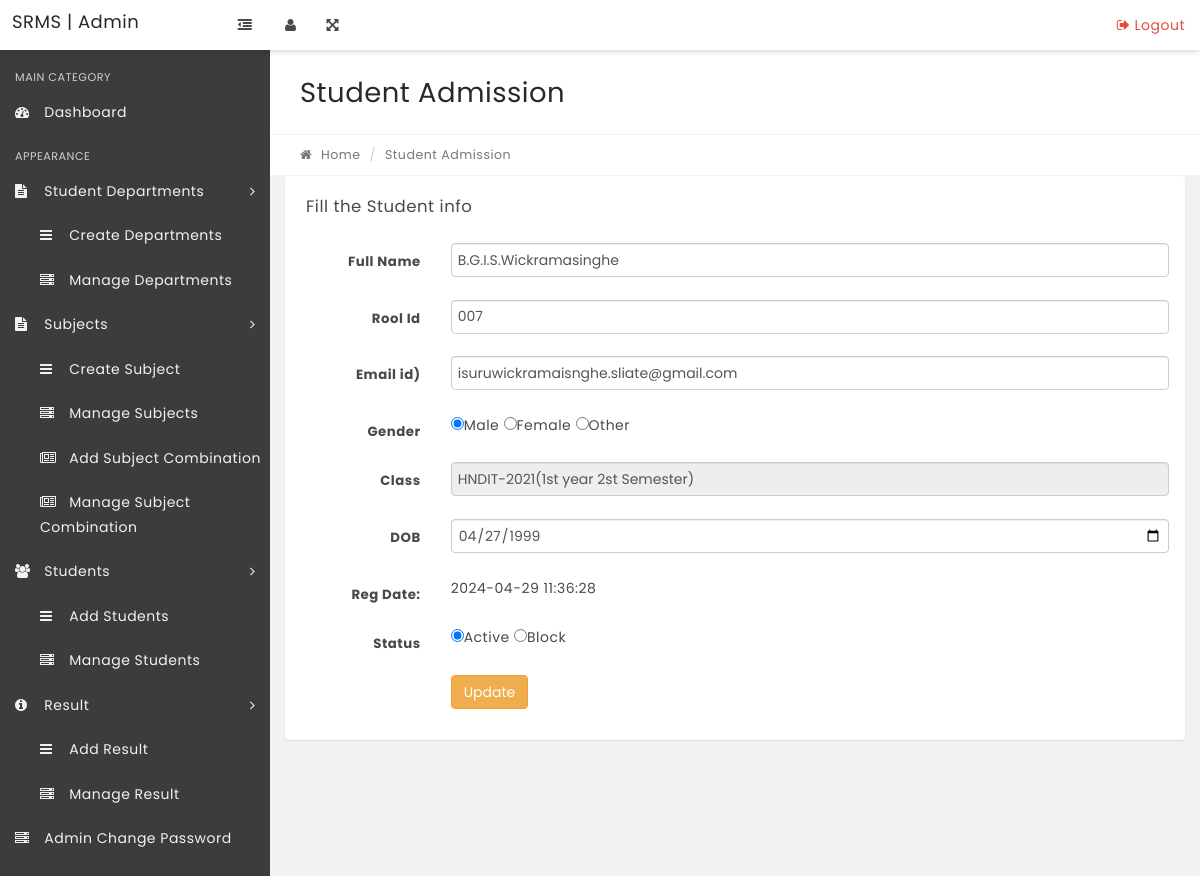
Page /edit-student.php?stid=1 on the committed database.
### tables this page shows
CREATE TABLE IF NOT EXISTS `tblstudents` (
  `StudentId` int(11) NOT NULL AUTO_INCREMENT,
  `StudentName` varchar(100) NOT NULL,
  `RollId` varchar(100) NOT NULL,
  `StudentEmail` varchar(100) NOT NULL,
  `Gender` varchar(10) NOT NULL,
  `DOB` varchar(100) NOT NULL,
  `ClassId` int(11) NOT NULL,
  `RegDate` timestamp NOT NULL DEFAULT current_timestamp(),
  `UpdationDate` timestamp NULL DEFAULT NULL ON UPDATE current_timestamp(),
  `Status` int(1) NOT NULL,
  PRIMARY KEY (`StudentId`)
);

CREATE TABLE IF NOT EXISTS `tblclasses` (
  `id` int(11) NOT NULL AUTO_INCREMENT,
  `ClassName` varchar(80) DEFAULT NULL,
  `ClassNameNumeric` int(20) NOT NULL,
  `Section` varchar(50) NOT NULL,
  `CreationDate` timestamp NOT NULL DEFAULT current_timestamp(),
  `UpdationDate` timestamp NULL DEFAULT NULL ON UPDATE current_timestamp(),
  PRIMARY KEY (`id`)
);

### edit-student.php (the view, shortened to what this page needs)
<?php
include('includes/config.php');
if(strlen($_SESSION['alogin'])=="")
    {
    header("Location: index.php");
    }
    else{
$stid=intval($_GET['stid']);
?>
<!DOCTYPE html>
<html lang="en">
    <head>
        <link rel="stylesheet" href="css/bootstrap.min.css" media="screen" >
        <link rel="stylesheet" href="css/font-awesome.min.css" media="screen" >
        <link rel="stylesheet" href="css/animate-css/animate.min.css" media="screen" >
        <link rel="stylesheet" href="css/lobipanel/lobipanel.min.css" media="screen" >
        <link rel="stylesheet" href="css/prism/prism.css" media="screen" >
        <link rel="stylesheet" href="css/select2/select2.min.css" >
        <link rel="stylesheet" href="css/main.css" media="screen" >
    </head>
    <body class="top-navbar-fixed">
        <div class="main-wrapper">
  <?php include('includes/topbar.php');?>
            <div class="content-wrapper">
                <div class="content-container">
                   <?php include('includes/leftbar.php');?>
                    <div class="main-page">
                     <div class="container-fluid">
                            <div class="row page-title-div">
                                <div class="col-md-6">
                                    <h2 class="title">Student Admission</h2>
                                </div>
                            </div>
                            <div class="row breadcrumb-div">
                                <div class="col-md-6">
                                    <ul class="breadcrumb">
                                        <li><a href="dashboard.php"><i class="fa fa-home"></i> Home</a></li>
                                        <li class="active">Student Admission</li>
                                    </ul>
                                </div>
                            </div>
                        </div>
                        <div class="container-fluid">
                        <div class="row">
                                    <div class="col-md-12">
                                        <div class="panel">
                                            <div class="panel-heading">
                                                <div class="panel-title">
                                                    <h5>Fill the Student info</h5>
                                                </div>
                                            </div>
                                            <div class="panel-body">
                                                <form class="form-horizontal" method="post">
<?php
$sql = "SELECT tblstudents.StudentName,tblstudents.RollId,tblstudents.RegDate,tblstudents.StudentId,tblstudents.Status,tblstudents.StudentEmail,tblstudents.Gender,tblstudents.DOB,tblclasses.ClassName,tblclasses.Section from tblstudents join tblclasses on tblclasses.id=tblstudents.ClassId where tblstudents.StudentId=:stid";
$query = $dbh->prepare($sql);
$query->bindParam(':stid',$stid,PDO::PARAM_STR);
$query->execute();
$results=$query->fetchAll(PDO::FETCH_OBJ);
if($query->rowCount() > 0)
{
foreach($results as $result)
{  ?>
<div class="form-group">
<label for="default" class="col-sm-2 control-label">Full Name</label>
<div class="col-sm-10">
<input type="text" name="fullanme" class="form-control" id="fullanme" value="<?php echo htmlentities($result->StudentName)?>" required="required" autocomplete="off">
</div>
</div>
<div class="form-group">
<label for="default" class="col-sm-2 control-label">Rool Id</label>
<div class="col-sm-10">
<input type="text" name="rollid" class="form-control" id="rollid" value="<?php echo htmlentities($result->RollId)?>" maxlength="5" required="required" autocomplete="off">
</div>
</div>
<div class="form-group">
<label for="default" class="col-sm-2 control-label">Email id)</label>
<div class="col-sm-10">
<input type="email" name="emailid" class="form-control" id="email" value="<?php echo htmlentities($result->StudentEmail)?>" required="required" autocomplete="off">
</div>
</div>
<div class="form-group">
<label for="default" class="col-sm-2 control-label">Gender</label>
<div class="col-sm-10">
<?php  $gndr=$result->Gender;
if($gndr=="Male")
{
?>
<input type="radio" name="gender" value="Male" required="required" checked>Male <input type="radio" name="gender" value="Female" required="required">Female <input type="radio" name="gender" value="Other" required="required">Other
<?php }?>
</div>
</div>
                                                    <div class="form-group">
                                                        <label for="default" class="col-sm-2 control-label">Class</label>
                                                        <div class="col-sm-10">
<input type="text" name="classname" class="form-control" id="classname" value="<?php echo htmlentities($result->ClassName)?>(<?php echo htmlentities($result->Section)?>)" readonly>
                                                        </div>
                                                    </div>
<div class="form-group">
                                                        <label for="date" class="col-sm-2 control-label">DOB</label>
                                                        <div class="col-sm-10">
                <input type="date"  name="dob" class="form-control" value="<?php echo htmlentities($result->DOB)?>" id="date">
                                                        </div>
                                                    </div>
<div class="form-group">
<label for="default" class="col-sm-2 control-label">Reg Date: </label>
<div class="col-sm-10">
<?php echo htmlentities($result->RegDate)?>
</div>
</div>
<div class="form-group">
<label for="default" class="col-sm-2 control-label">Status</label>
<div class="col-sm-10">
<?php  $stats=$result->Status;
if($stats=="1")
{
?>
<input type="radio" name="status" value="1" required="required" checked>Active <input type="radio" name="status" value="0" required="required">Block
<?php }?>
</div>
</div>
<?php }} ?>
                                                    <div class="form-group">
                                                        <div class="col-sm-offset-2 col-sm-10">
                                                            <button type="submit" name="submit" class="btn btn-warning">Update</button>
                                                        </div>
                                                    </div>
                                                </form>
                                            </div>
                                        </div>
                                    </div>
                                </div>
                    </div>
                </div>
            </div>
        </div>
    </body>
</html>
<?PHP } ?>

### rows in the picture
tblstudents: fullanme "B.G.I.S.Wickramasinghe", rollid "007", emailid "isuruwickramaisnghe.sliate@gmail.com", classname "HNDIT-2021(1st year 2st Semester)", dob "04/27/1999", RegDate "2024-04-29 11:36:28"
